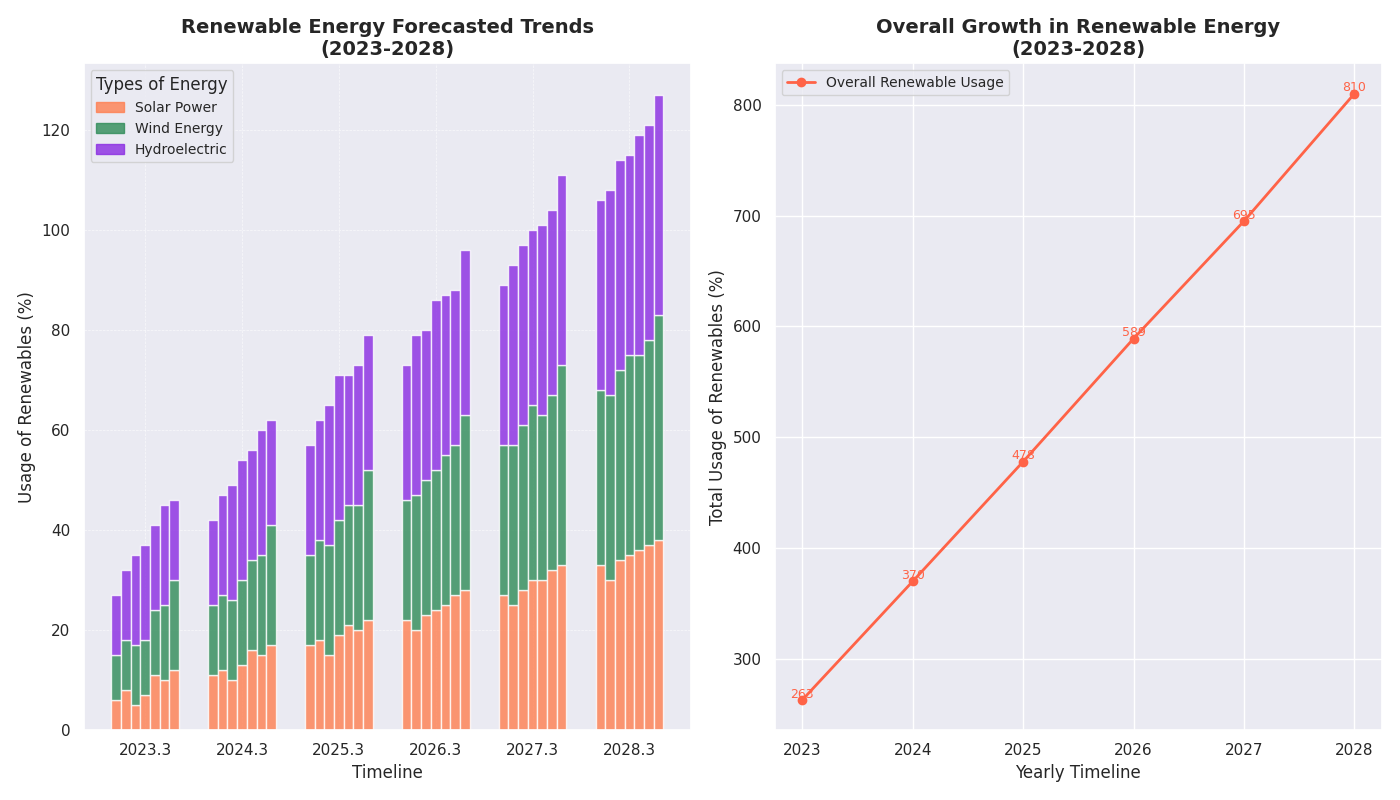

Source code (Python):
import matplotlib.pyplot as plt
import numpy as np

years = np.arange(2023, 2029)
countries = ['Country A', 'Country B', 'Country C', 'Country D', 'Country E', 'Country F', 'Country G']

solar = np.array([
    [10, 15, 20, 25, 30, 35],
    [5, 10, 15, 20, 25, 30],
    [8, 12, 18, 23, 28, 34],
    [12, 17, 22, 28, 33, 38],
    [7, 13, 19, 24, 30, 36],
    [11, 16, 21, 27, 32, 37],
    [6, 11, 17, 22, 27, 33]   
])

wind = np.array([
    [15, 20, 25, 30, 35, 40],
    [12, 16, 22, 27, 32, 37],
    [10, 15, 20, 27, 33, 38],
    [18, 24, 30, 35, 40, 45],
    [11, 17, 23, 28, 33, 39],
    [13, 18, 24, 30, 35, 41],
    [9, 14, 18, 24, 30, 35]   
])

hydro = np.array([
    [20, 25, 28, 32, 35, 40],
    [18, 23, 28, 32, 36, 41],
    [14, 20, 24, 30, 36, 42],
    [16, 21, 27, 33, 38, 44],
    [19, 24, 29, 34, 38, 44],
    [17, 22, 26, 31, 37, 43],
    [12, 17, 22, 27, 32, 38]   
])

total_renewable = solar + wind + hydro
annual_totals = total_renewable.sum(axis=0)

fig, (ax1, ax2) = plt.subplots(1, 2, figsize=(14, 8))

bar_width = 0.1
new_colors = ['#FF7F50', '#2E8B57', '#8A2BE2']  # New colors for solar, wind, and hydroelectric energy

for year_index, year in enumerate(years):
    year_totals = total_renewable[:, year_index]
    sorted_indices = np.argsort(year_totals)

    for i, index in enumerate(sorted_indices):
        ax1.bar(year + i * bar_width, solar[index][year_index], width=bar_width, color=new_colors[0], alpha=0.8)
        ax1.bar(year + i * bar_width, wind[index][year_index], width=bar_width, bottom=solar[index][year_index], color=new_colors[1], alpha=0.8)
        ax1.bar(year + i * bar_width, hydro[index][year_index], width=bar_width, bottom=solar[index][year_index] + wind[index][year_index], color=new_colors[2], alpha=0.8)

ax1.set_xlabel('Timeline', fontsize=12)
ax1.set_ylabel('Usage of Renewables (%)', fontsize=12)
ax1.set_title('Renewable Energy Forecasted Trends\n(2023-2028)', fontsize=14, fontweight='bold')
ax1.set_xticks(years + bar_width * 3)

handles = [plt.Rectangle((0,0),1,1, color=color, alpha=0.8) for color in new_colors]
ax1.legend(handles, ['Solar Power', 'Wind Energy', 'Hydroelectric'], loc='upper left', fontsize=10, title='Types of Energy')
ax1.grid(True, linestyle='--', linewidth=0.5, alpha=0.7)

ax2.plot(years, annual_totals, marker='o', color='#FF6347', linewidth=2, label='Overall Renewable Usage')

for (year, total) in zip(years, annual_totals):
    ax2.text(year, total + 2, f'{total}', ha='center', fontsize=9, color='#FF6347')

ax2.set_xlabel('Yearly Timeline', fontsize=12)
ax2.set_ylabel('Total Usage of Renewables (%)', fontsize=12)
ax2.set_title('Overall Growth in Renewable Energy\n(2023-2028)', fontsize=14, fontweight='bold')

ax2.set_xticks(years)
ax2.set_xticklabels(years)
ax2.legend(loc='upper left', fontsize=10)

plt.tight_layout()
plt.show()
